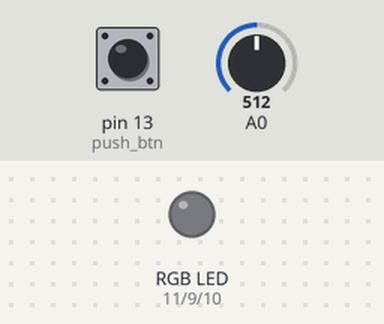
The sketch below on a simulated Arduino Uno, built with avr-gcc and run on an emulated ATmega328P. Shown: an RGB LED mixed from three pins (HIGH = lit). The test bench sets the inputs (shaded band); at power-on: pin 13 (push_btn) LOW, A0 = 512. Dim RGB values are drawn brighter than linear; what the sketch prints to the serial monitor is not drawn.

Above: at 1.8 s.
1.9 s: pin 13 (push_btn) pulled HIGH for 3.2 s
At 2.8 s:
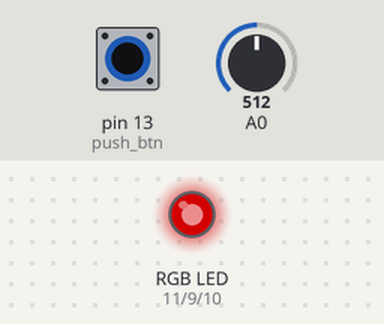
At 4.4 s:
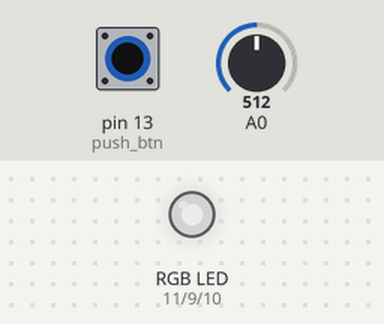
Timing chart, 0 to 5.9 s (numbered marks = the images above; inputs shaded):
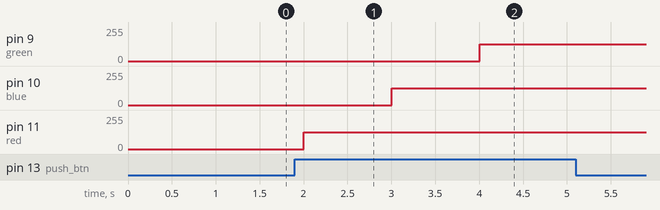

The sketch:

exam_0304.ino
```cpp
//필요부품 : RGB LED, 스위치, 가변저항
//스위치를 이용해서 RGB를 선택하고 가변저항을 이용해서
//RGB LED에 설정할 RGB 값을 생성해서 RGB LED에 불이 들어오도록 설정하기
//조건 : push 풀다운
//map()사용해서 변환

int flag = 0;
int push_btn = 13;
int btn_state = 0;
int red = 11;
int blue = 10;
int green = 9;

void setup() {
  Serial.begin(9600);
  pinMode(push_btn,INPUT);
  pinMode(red,OUTPUT);
  pinMode(blue,OUTPUT);
  pinMode(green,OUTPUT);
}

void loop() {
  //push 버튼의 상태 저장
  btn_state = digitalRead(push_btn);
  //A0로 시작하는 아날로그 핀에서 가변저항 값을 읽어옴
  int inputVal = analogRead(A0);
  // RGB LED에 셋팅할 값으로 변환
  int convertVal = map(inputVal,0,1023,0,255);
  Serial.println("현재 가변저항의 바뀐 값 " + (String)convertVal);
  if(btn_state==1){
    if(flag==0){
      analogWrite(red,convertVal);
      Serial.println("RED : " + (String)convertVal);
      flag = 1;
    }else if(flag==1){
      analogWrite(blue,convertVal);
      Serial.println("BLUE : " + (String)convertVal);
      flag = 2;
    }else{
      analogWrite(green,convertVal);
      Serial.println("GREEN : " + (String)convertVal);
      flag = 0;
    }
  }
  delay(1000);
}
```

Measured:
- after the input at 1.9 s, pin 9 (green): 0/255 → 127/255 after 2.1 s; pin 10 (blue): 0/255 → 127/255 after 1.1 s; pin 11 (red): 0/255 → 127/255 after 0.10 s
